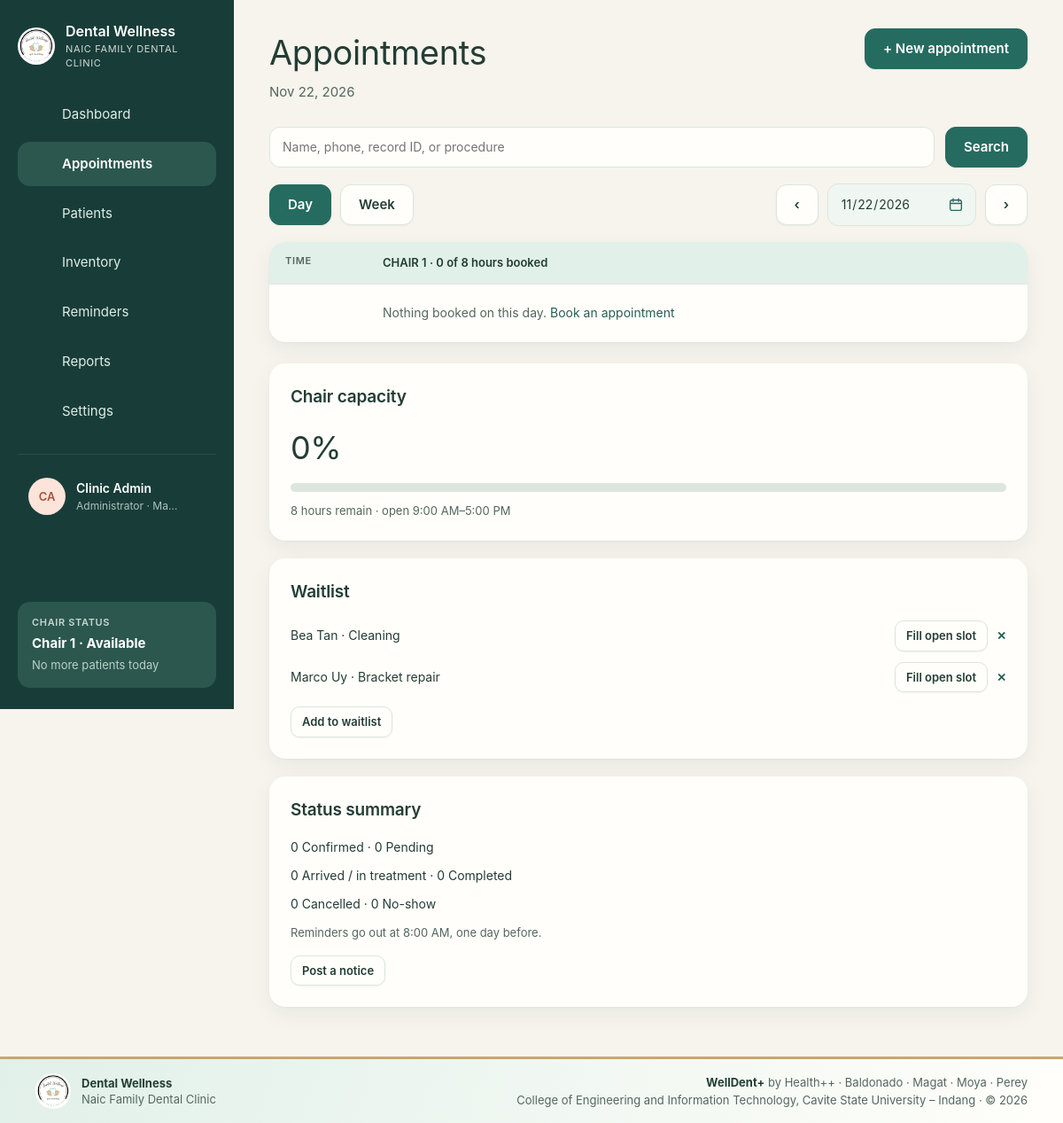
The page /appointments/index.php (signed in) on the database its author committed.
### tables this page shows
CREATE TABLE IF NOT EXISTS users (
    id            INT UNSIGNED AUTO_INCREMENT PRIMARY KEY,
    name          VARCHAR(120) NOT NULL,
    username      VARCHAR(60)  NOT NULL UNIQUE,
    email         VARCHAR(190) NULL UNIQUE,
    password_hash VARCHAR(255) NOT NULL,
    role          ENUM('admin','dentist','staff') NOT NULL DEFAULT 'staff',
    is_active     TINYINT(1) NOT NULL DEFAULT 1,
    last_login_at DATETIME NULL,
    created_at    DATETIME NOT NULL DEFAULT CURRENT_TIMESTAMP
);

CREATE TABLE IF NOT EXISTS waitlist (
    id             INT UNSIGNED AUTO_INCREMENT PRIMARY KEY,
    patient_id     INT UNSIGNED NOT NULL,
    procedure_name VARCHAR(120) NOT NULL,
    notes          VARCHAR(255) NULL,
    created_at     DATETIME NOT NULL DEFAULT CURRENT_TIMESTAMP,
    resolved_at    DATETIME NULL,
    FOREIGN KEY (patient_id) REFERENCES patients(id) ON DELETE CASCADE
);

CREATE TABLE IF NOT EXISTS patients (
    id                     INT UNSIGNED AUTO_INCREMENT PRIMARY KEY,
    record_no              VARCHAR(20) NULL UNIQUE,
    full_name              VARCHAR(150) NOT NULL,  
    last_name              VARCHAR(80) NULL,
    first_name             VARCHAR(80) NULL,
    middle_name            VARCHAR(80) NULL,
    nickname               VARCHAR(60) NULL,
    religion               VARCHAR(60) NULL,
    nationality            VARCHAR(60) NULL,
    occupation             VARCHAR(100) NULL,
    guardian_name          VARCHAR(150) NULL,
    guardian_occupation    VARCHAR(100) NULL,
    referred_by            VARCHAR(150) NULL,
    consultation_reason    VARCHAR(255) NULL,
    previous_dentist       VARCHAR(150) NULL,
    last_dental_visit      VARCHAR(60) NULL,
    physician_name         VARCHAR(150) NULL,
    physician_specialty    VARCHAR(100) NULL,
    physician_address      VARCHAR(255) NULL,
    physician_phone        VARCHAR(30) NULL,
     
    good_health            TINYINT(1) NULL,
    under_treatment        TINYINT(1) NULL,
    treatment_condition    VARCHAR(255) NULL,
    serious_illness        TINYINT(1) NULL,
    illness_details        VARCHAR(255) NULL,
    hospitalized           TINYINT(1) NULL,
    hospitalization_details VARCHAR(255) NULL,
    takes_medication       TINYINT(1) NULL,
    uses_tobacco           TINYINT(1) NULL,
    uses_drugs             TINYINT(1) NULL,
    allergy_list           VARCHAR(255) NULL,  
    is_pregnant            TINYINT(1) NULL,
    is_nursing             TINYINT(1) NULL,
    birth_control          TINYINT(1) NULL,
    blood_type             VARCHAR(10) NULL,
    blood_pressure         VARCHAR(20) NULL,
    medical_conditions     TEXT NULL,          
    birth_date             DATE NULL,
    sex                    ENUM('female','male') NULL,
    phone                  VARCHAR(30) NULL,
    email                  VARCHAR(150) NULL,
    address                VARCHAR(255) NULL,
    care_type              ENUM('New patient','Preventive','Orthodontic','Restorative','Recall') NOT NULL DEFAULT 'New patient',
    emergency_name         VARCHAR(150) NULL,
    emergency_relationship VARCHAR(60) NULL,
    emergency_phone        VARCHAR(30) NULL,
    allergies              TEXT NULL,
    conditions             TEXT NULL,
    medications            TEXT NULL,
    dental_history         TEXT NULL,
    notes                  TEXT NULL,
    consent_signed         TINYINT(1) NOT NULL DEFAULT 0,
    consent_date           DATE NULL,
    status                 ENUM('draft','incomplete','active','archived') NOT NULL DEFAULT 'incomplete',
    created_by             INT UNSIGNED NULL,
    created_at             DATETIME NOT NULL DEFAULT CURRENT_TIMESTAMP,
    updated_at             DATETIME NOT NULL DEFAULT CURRENT_TIMESTAMP ON UPDATE CURRENT_TIMESTAMP,
    INDEX idx_patients_name (full_name),
    INDEX idx_patients_phone (phone),
    FOREIGN KEY (created_by) REFERENCES users(id) ON DELETE SET NULL
);

### appointments/index.php (the view, shortened to what the rows shown need)
<?php
require dirname(__DIR__) . '/includes/bootstrap.php';
require_login();
$view = input('view', 'day') === 'week' ? 'week' : 'day';
$date = valid_date(input('date')) ? input('date') : date('Y-m-d');
$search = mb_substr(input('q'), 0, 150);
$page = max(1, min(1000000, (int) input('page', '1')));
$self = fn(array $extra = []) => url('appointments/') . '?' . http_build_query(array_merge(
    ['view' => $view, 'date' => $date], $search === '' ? [] : ['q' => $search, 'page' => $page], $extra));
if ($view === 'week') {
    $rangeStart = date('Y-m-d', strtotime('monday this week', strtotime($date)));
    $rangeEnd = date('Y-m-d', strtotime($rangeStart . ' +6 day'));
    $prev = date('Y-m-d', strtotime($date . ' -7 day'));
    $next = date('Y-m-d', strtotime($date . ' +7 day'));
    $label = fmt_date($rangeStart, 'M j') . ' – ' . fmt_date($rangeEnd, 'M j, Y');
} else {
    $label = fmt_date($date, 'M j, Y');
}
$matches = [];
$hasNext = false;
$waitlist = q_all('SELECT w.*, p.full_name FROM waitlist w JOIN patients p ON p.id = w.patient_id
    WHERE w.resolved_at IS NULL ORDER BY w.created_at');
layout_start('Appointments', 'appointments', [
    'subtitle' => $search === '' ? $label : 'Search across all dates',
    'action'   => '<a class="btn btn-primary" href="' . url('appointments/form.php') . '?date=' . e($date) . '">+ New appointment</a>',
]);
?>
<?php if ($search !== ''): ?>
<section class="card">
  <h2>Results for “<?= e($search) ?>”</h2>
  <div class="table-wrap"><table class="table-cards">
    <thead><tr><th>Patient</th><th>Appointment</th><th>Procedure</th><th>Status</th><th>Actions</th></tr></thead>
    <tbody>
      <?php foreach ($matches as $a): ?>
        <tr>
          <td><a href="<?= url('patients/view.php') ?>?id=<?= $a['patient_id'] ?>&amp;tab=chart"><?= e($a['full_name']) ?></a></td>
          <td data-label="Appointment"><?= e(fmt_date($a['starts_at'], 'M j, Y · g:i A')) ?></td>
          <td data-label="Procedure"><?= e($a['procedure_name']) ?></td>
          <td data-label="Status"><?= pill($a['status']) ?></td>
          <td data-label="Actions"><a href="<?= url('appointments/form.php') ?>?id=<?= $a['id'] ?>">Open</a>
            <?php if ($a['patient_status'] !== 'archived'): ?> · <a href="<?= url('appointments/form.php') ?>?rebook=<?= $a['id'] ?>">Rebook</a><?php endif; ?>
          </td>
        </tr>
      <?php endforeach; ?>
      <?php if (!$matches): ?><tr><td class="empty" colspan="5">No appointments found. <a href="<?= url('patients/') ?>?q=<?= e(rawurlencode($search)) ?>">Search patient records</a></td></tr><?php endif; ?>
    </tbody>
  </table></div>
  <?php if ($page > 1 || $hasNext): ?>
    <div class="row">
      <?php if ($page > 1): ?><a class="btn btn-sm" href="<?= e($self(['page' => $page - 1])) ?>">‹ Previous</a><?php endif; ?>
      <?php if ($hasNext): ?><a class="btn btn-sm" href="<?= e($self(['page' => $page + 1])) ?>">Next ›</a><?php endif; ?>
    </div>
  <?php endif; ?>
</section>
<?php else: ?>
<div class="layout-side">
  <div class="stack">
    <?php if ($view === 'day'): ?>
      <section class="card">
        <h2>Chair capacity</h2>
      </section>
    <?php endif; ?>
    <section class="card">
      <h2>Waitlist</h2>
      <ul class="kv" style="margin-bottom:16px">
        <?php foreach ($waitlist as $w): ?>
          <li class="row">
            <span class="spacer"><?= e($w['full_name']) ?> · <?= e($w['procedure_name']) ?></span>
            <a class="btn btn-sm" href="<?= url('appointments/form.php') ?>?<?= e(http_build_query(['patient_id' => $w['patient_id'], 'procedure' => $w['procedure_name'], 'waitlist_id' => $w['id'], 'date' => $date])) ?>">Fill open slot</a>
            <form method="post"><button class="link-btn" title="Remove" aria-label="Remove <?= e($w['full_name']) ?> from waitlist">✕</button></form>
          </li>
        <?php endforeach; ?>
      </ul>
    </section>
    <section class="card">
      <h2>Status summary</h2>
    </section>
  </div>
</div>
<?php endif; ?>
<?php layout_end();

### includes/layout.php (shortened to what the rows shown need)
<?php
function icon(string $name): string
{
    $paths = [
        'dashboard'    => '<rect x="3" y="3" width="7" height="7" rx="1.5"/><rect x="14" y="3" width="7" height="7" rx="1.5"/><rect x="3" y="14" width="7" height="7" rx="1.5"/><rect x="14" y="14" width="7" height="7" rx="1.5"/>',
        'appointments' => '<rect x="3" y="5" width="18" height="16" rx="2"/><path d="M3 10h18M8 3v4M16 3v4"/>',
        'patients'     => '<circle cx="12" cy="8" r="4"/><path d="M4 21c0-4 4-6 8-6s8 2 8 6"/>',
        'inventory'    => '<ellipse cx="12" cy="6" rx="8" ry="3"/><path d="M4 6v6c0 1.7 3.6 3 8 3s8-1.3 8-3V6M4 12v6c0 1.7 3.6 3 8 3s8-1.3 8-3v-6"/>',
        'reminders'    => '<circle cx="12" cy="13" r="7"/><path d="M12 10v3l2 2M5 4 3 6M19 4l2 2"/>',
        'reports'      => '<path d="M6 3h9l4 4v14H6z"/><path d="M9 12h7M9 16h7M9 8h3"/>',
        'settings'     => '<circle cx="12" cy="12" r="3"/><path d="M12 2v3M12 19v3M4.2 4.2l2.1 2.1M17.7 17.7l2.1 2.1M2 12h3M19 12h3M4.2 19.8l2.1-2.1M17.7 6.3l2.1-2.1"/>',
        'logout'       => '<path d="M15 4h4v16h-4M10 8l-4 4 4 4M6 12h10"/>',
        'theme'        => '<path d="M20 14.5A8 8 0 1 1 9.5 4a6.5 6.5 0 0 0 10.5 10.5z"/>',
        'key'          => '<circle cx="8" cy="15" r="4"/><path d="M11 12l9-9M17 6l3 3M15 8l2 2"/>',
        'menu'         => '<path d="M4 6h16M4 12h16M4 18h16"/>',
        'chevron'      => '<path d="M9 6l6 6-6 6"/>',
    ];
    return '<svg class="icon" viewBox="0 0 24 24" fill="none" stroke="currentColor" stroke-width="1.6" stroke-linecap="round" stroke-linejoin="round" aria-hidden="true">'
        . ($paths[$name] ?? '') . '</svg>';
}
function theme_head(): string
{
    return "<script>(function(){var p;try{p=localStorage.getItem('welldent-theme')}catch(e){}"
        . "var d=p==='dark'||(p!=='light'&&window.matchMedia('(prefers-color-scheme: dark)').matches);"
        . "document.documentElement.setAttribute('data-theme',d?'dark':'light');"
        . "try{if(localStorage.getItem('welldent-sidebar')==='collapsed')document.documentElement.setAttribute('data-sidebar','collapsed')}catch(e){}})()</script>\n"
        . '<link rel="stylesheet" href="' . url('assets/css/app.css?v=' . filemtime(APP_ROOT . '/assets/css/app.css')) . '">'
        . '<link rel="stylesheet" href="' . url('assets/css/branding.css?v=' . filemtime(APP_ROOT . '/assets/css/branding.css')) . '">';
}
function layout_start(string $title, string $active, array $opts = []): void
{
    $user = current_user();
    ?>
<!doctype html>
<html lang="en">
<head>
<?= theme_head() ?>
</head>
<body>
<div class="shell">
  <aside class="sidebar">
      <button type="button" class="side-toggle" data-sidebar-toggle aria-label="Collapse sidebar" title="Collapse sidebar"><?= icon('menu') ?></button>
    <details class="side-account">
      <summary title="<?= e($user['name']) ?>">
        <span class="avatar avatar-0"><?= e(initials($user['name'])) ?></span>
        <span class="lbl"><strong><?= e($user['name']) ?></strong><small><?= e(ROLE_LABELS[$user['role']]) ?> · <?= e(config('clinic.city')) ?></small></span>
        <span class="chev"><?= icon('chevron') ?></span>
      </summary>
    </details>
  </aside>
  <main class="main">
    <header class="page-head">
      <div>
        <h1><?= e($title) ?></h1>
      </div>
    </header>
<?php
}
    ?>
    <?php
function layout_end(): void
{
    ?>
  </main>
</div>
</body>
</html>
<?php
}

### rows shown on the page
users: name "CA", name "Clinic Admin", role "Administrator"
waitlist: patient.full_name "Bea Tan", procedure_name "Cleaning"
waitlist: patient.full_name "Marco Uy", procedure_name "Bracket repair"

### other values the page prints
config('clinic.name') "Dental Wellness"
config('clinic.tagline') "NAIC FAMILY DENTAL CLINIC"
$label "Dashboard"
$label "Appointments"
$label "Patients"
$label "Inventory"
$label "Reminders"
$label "Reports"
$label "Settings"
config('clinic.city') "Ma…"
$chairState "Chair 1 · Available"
$chairNote "No more patients today"
$title "Appointments"
$opts['subtitle'] "Nov 22, 2026"
$opts['action'] "+ New appointment"
